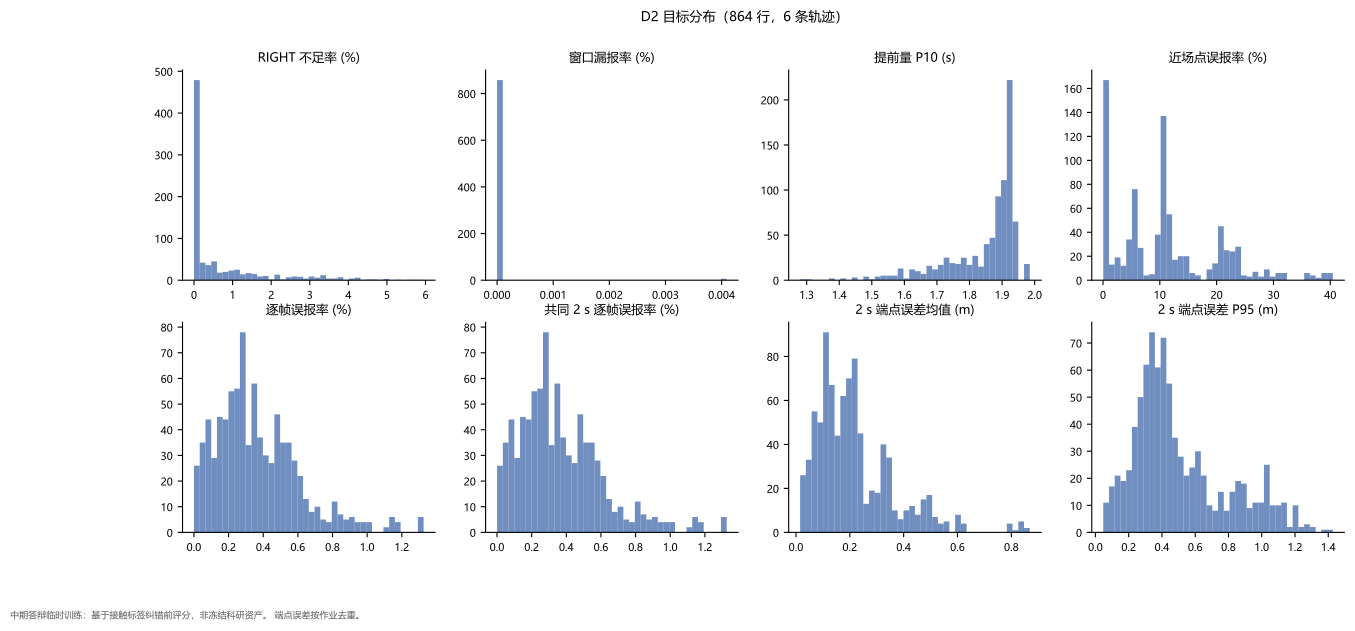

Source code (Python):
"""Tavotto entry: existing results only; no training, no simulation.
original_plot_code
"""
import sys
from pathlib import Path
LIBRARY=Path(__file__).resolve().parents[1]
SUPPORT=LIBRARY / "site-packages"
if str(SUPPORT) not in sys.path: sys.path.insert(0,str(SUPPORT))
from _support import draw

fig=draw('p0', '01_目标分布_D2')
fig.savefig(Path(__file__).parent / '01_目标分布_D2.pdf')
